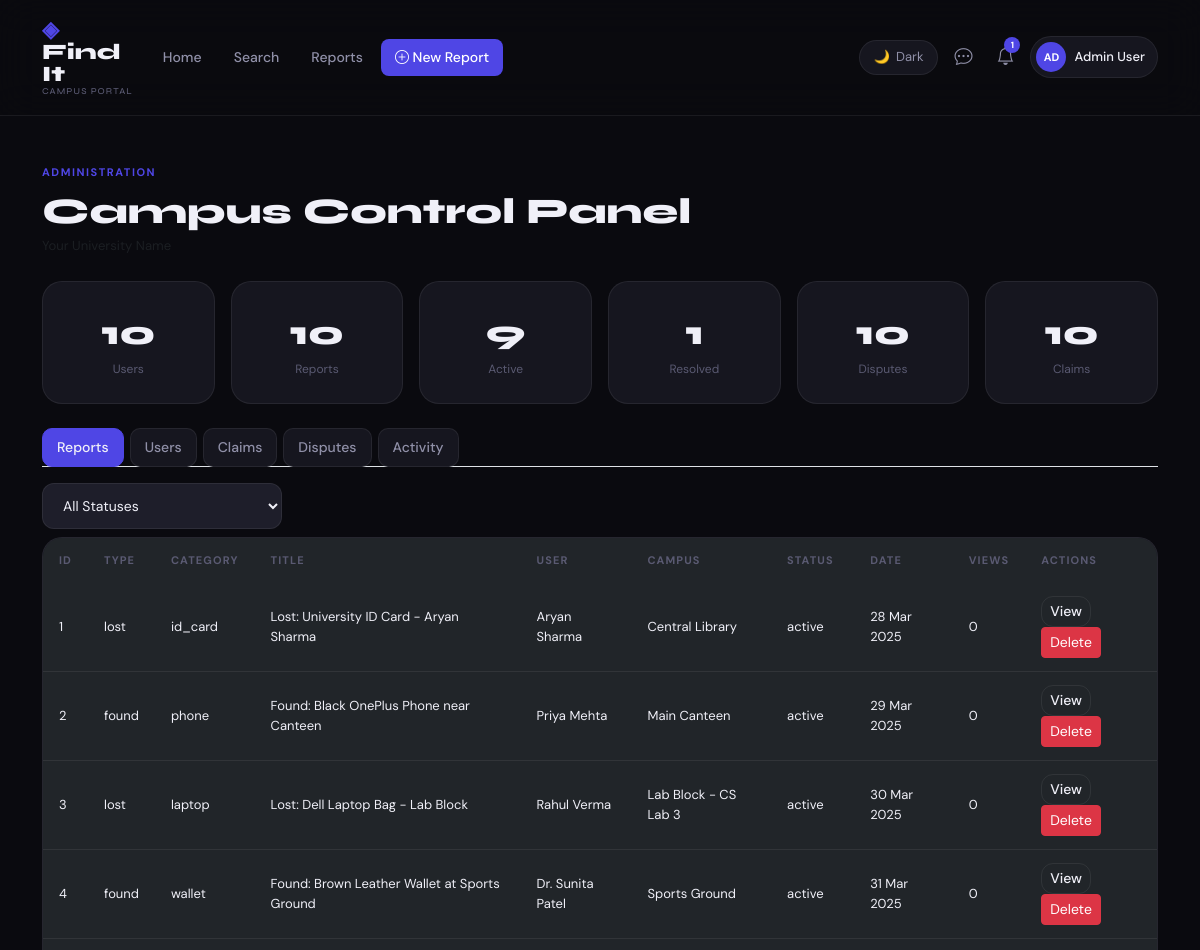
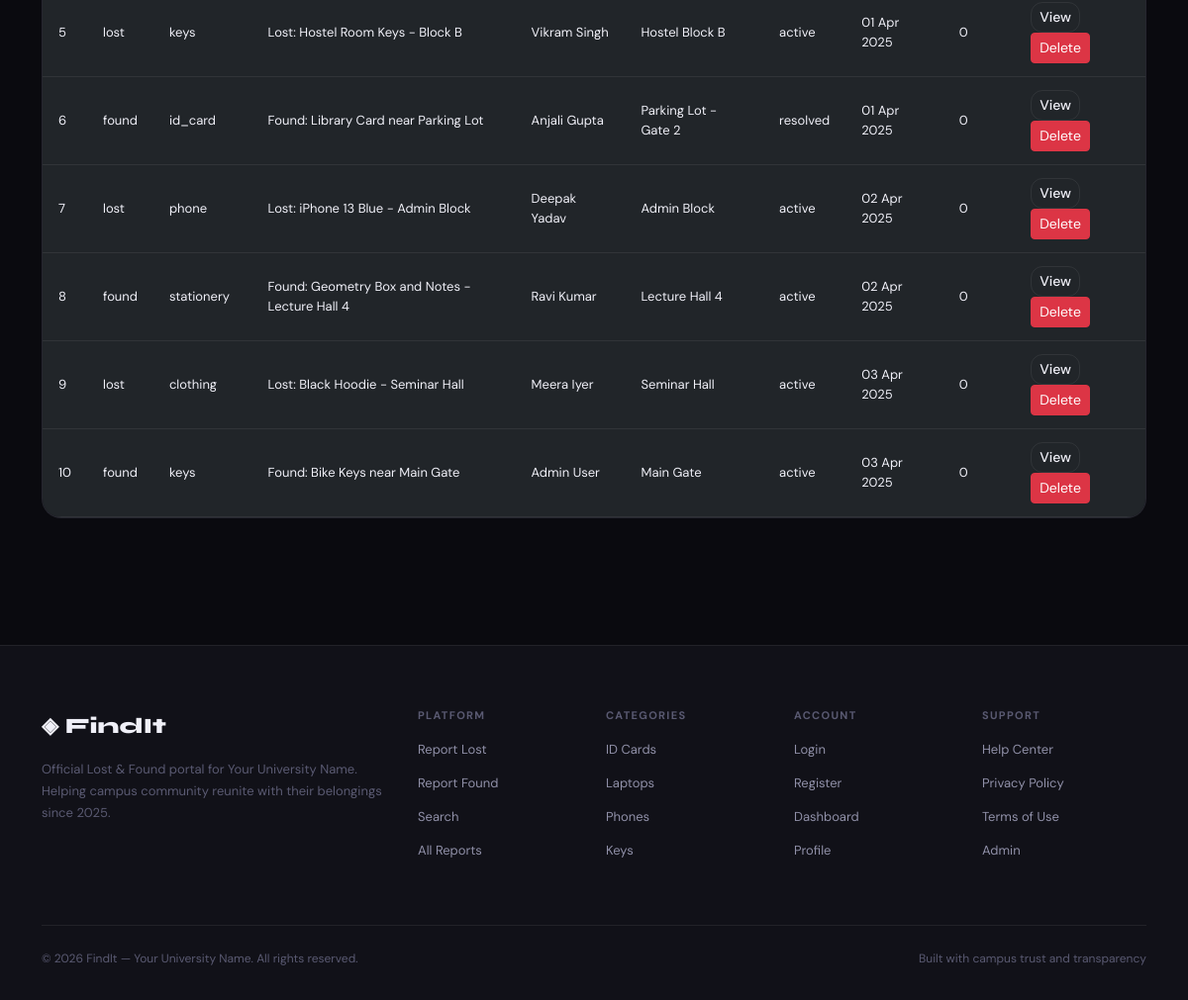
/admin.php (signed in), run on an earlier commit of the app's database (2 pictures, top to bottom).
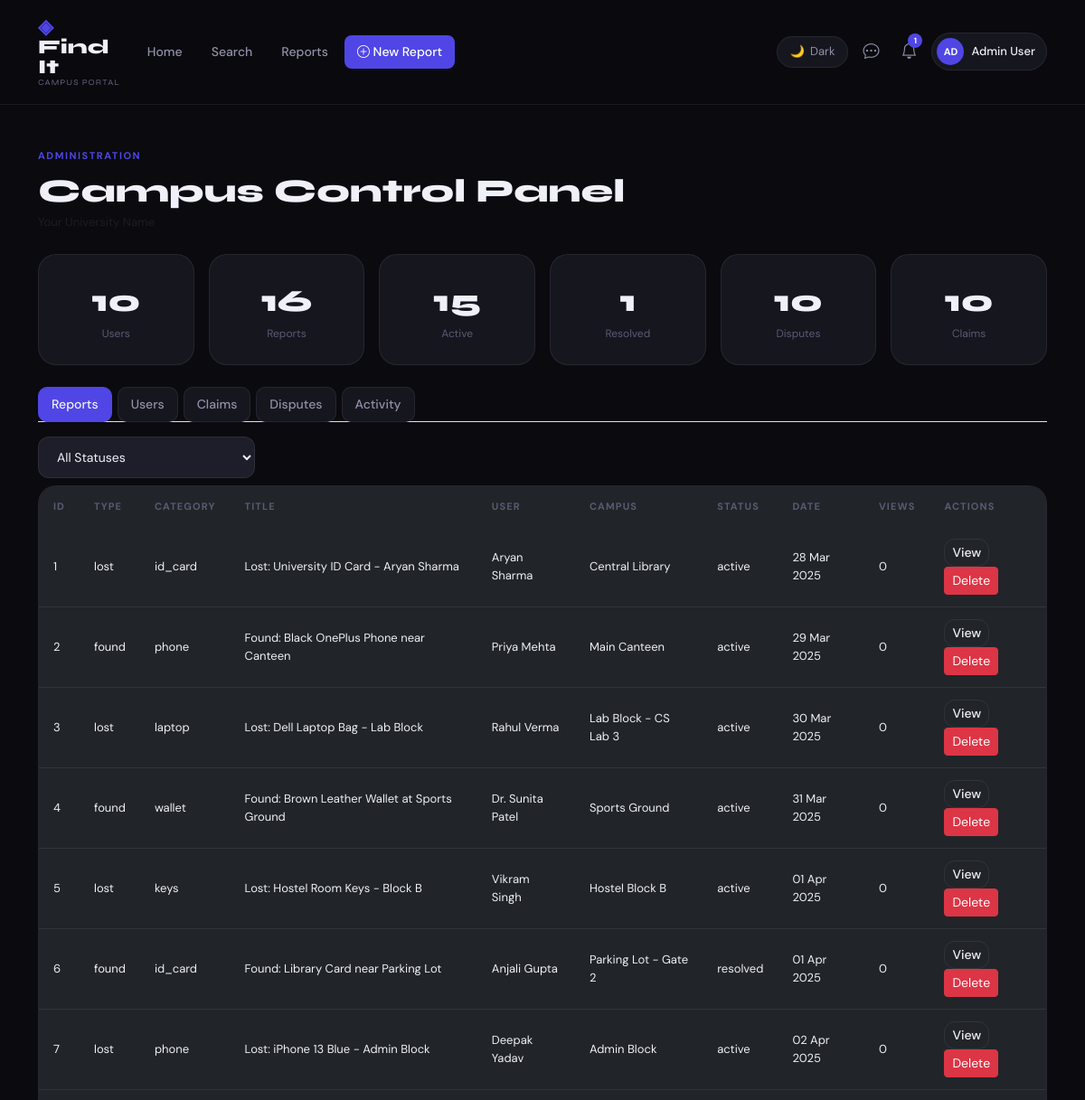
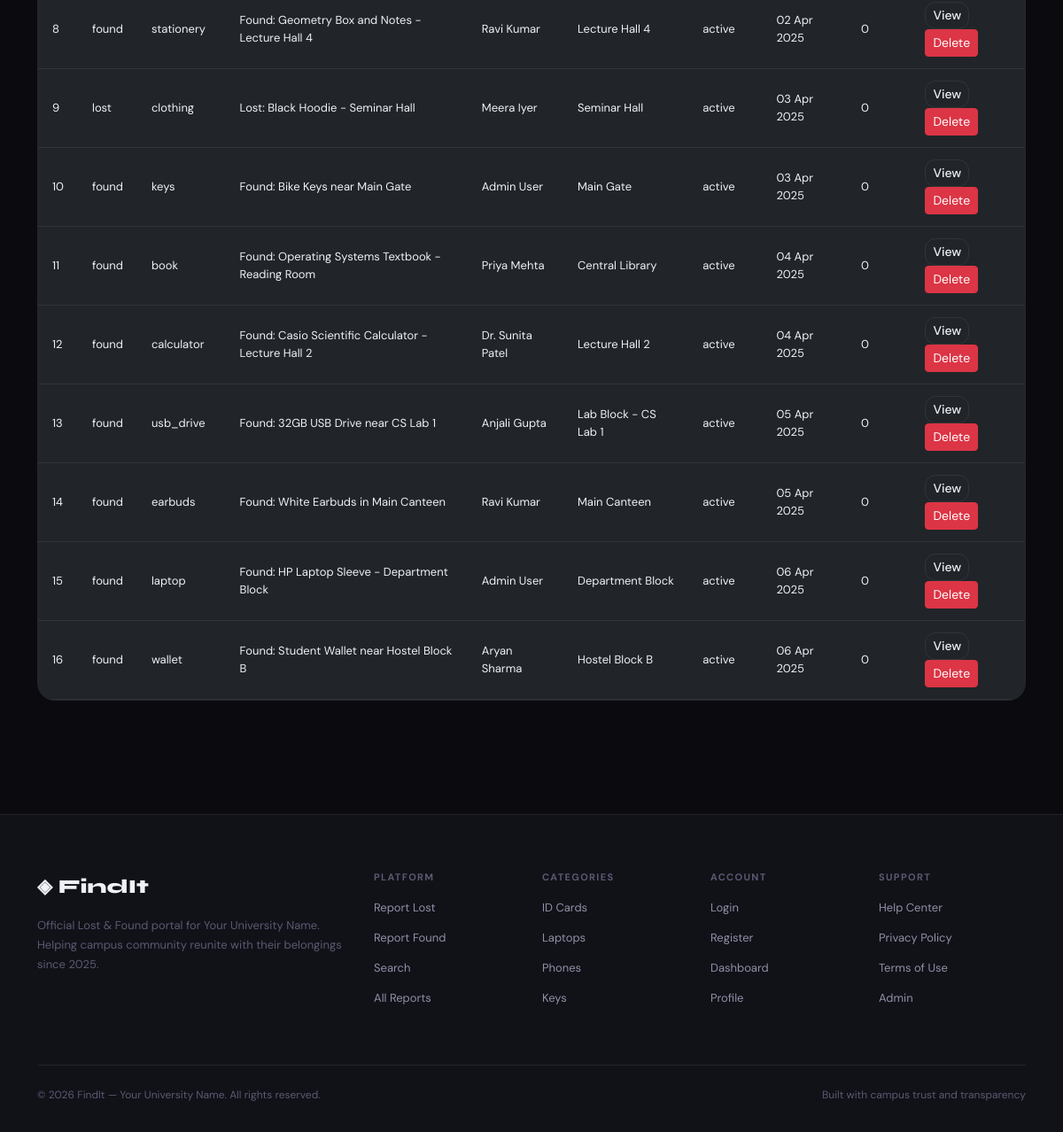
And on a later commit of the database (2 pictures, top to bottom).
### tables this page shows
CREATE TABLE claims (
  id                 INT UNSIGNED AUTO_INCREMENT PRIMARY KEY,
  report_id          INT UNSIGNED NOT NULL,
  claimant_id        INT UNSIGNED NOT NULL,
  secret_answer      VARCHAR(255),
  answer_correct     TINYINT(1) DEFAULT 0,
  verification_code  VARCHAR(8),
  code_entered       VARCHAR(8),
  reporter_confirmed TINYINT(1) DEFAULT 0,
  claimant_confirmed TINYINT(1) DEFAULT 0,
  proof_photo        VARCHAR(255),
  status             ENUM('pending','code_sent','verified','rejected','disputed') DEFAULT 'pending',
  created_at         TIMESTAMP DEFAULT CURRENT_TIMESTAMP,
  FOREIGN KEY (report_id) REFERENCES reports(id) ON DELETE CASCADE,
  FOREIGN KEY (claimant_id) REFERENCES users(id) ON DELETE CASCADE
);

CREATE TABLE reports (
  id              INT UNSIGNED AUTO_INCREMENT PRIMARY KEY,
  user_id         INT UNSIGNED NOT NULL,
  type            ENUM('lost','found') NOT NULL,
  category        ENUM('id_card','library_card','laptop','phone','wallet','keys','stationery','clothing','book','calculator','usb_drive','earbuds','other') NOT NULL,
  title           VARCHAR(255) NOT NULL,
  description     TEXT NOT NULL,
  photo           VARCHAR(255),
  campus_location VARCHAR(100) NOT NULL,
  latitude        DECIMAL(10,7),
  longitude       DECIMAL(10,7),
  date_occurred   DATE NOT NULL,
  time_occurred   TIME,
  contact_phone   VARCHAR(20),
  secret_question VARCHAR(255),
  secret_answer   VARCHAR(255),
  reward_offered  TINYINT(1) DEFAULT 0,
  reward_amount   DECIMAL(10,2),
  status          ENUM('active','claimed','verified','resolved','disputed','closed') DEFAULT 'active',
  views           INT DEFAULT 0,
  created_at      TIMESTAMP DEFAULT CURRENT_TIMESTAMP,
  FOREIGN KEY (user_id) REFERENCES users(id) ON DELETE CASCADE
);

CREATE TABLE users (
  id            INT UNSIGNED AUTO_INCREMENT PRIMARY KEY,
  student_id    VARCHAR(20) UNIQUE,
  name          VARCHAR(255) NOT NULL,
  email         VARCHAR(255) UNIQUE NOT NULL,
  password      VARCHAR(255) NOT NULL,
  phone         VARCHAR(20),
  role          ENUM('student','faculty','staff','security','admin') DEFAULT 'student',
  department    VARCHAR(100),
  avatar        VARCHAR(255),
  rating        DECIMAL(3,2) DEFAULT 0.00,
  rating_count  INT DEFAULT 0,
  is_verified   TINYINT(1) DEFAULT 0,
  created_at    TIMESTAMP DEFAULT CURRENT_TIMESTAMP
);

### includes/config.php (called while the page is built, shortened)
<?php
function h(?string $value): string
{
    return htmlspecialchars((string) $value, ENT_QUOTES, 'UTF-8');
}
function human_date(?string $date): string
{
    return date('d M Y', strtotime($date));
}
function report_location(array $report): string
{
    if (isset($report['campus_location']) && trim((string) $report['campus_location']) !== '') {
        return (string) $report['campus_location'];
    }
    return 'Campus';
}
?>

### admin.php (the view, shortened to what this page needs)
<?php
require_once __DIR__ . '/includes/db.php';
$stats = [
  'users' => (int) $pdo->query('SELECT COUNT(*) FROM users')->fetchColumn(),
  'reports' => (int) $pdo->query('SELECT COUNT(*) FROM reports')->fetchColumn(),
  'active' => (int) $pdo->query("SELECT COUNT(*) FROM reports WHERE status='active'")->fetchColumn(),
  'resolved' => (int) $pdo->query("SELECT COUNT(*) FROM reports WHERE status='resolved'")->fetchColumn(),
  'disputes' => (int) $pdo->query('SELECT COUNT(*) FROM disputes')->fetchColumn(),
  'claims' => (int) $pdo->query('SELECT COUNT(*) FROM claims')->fetchColumn(),
];
$statusFilter = $_GET['status'] ?? 'all';
$rSql = "SELECT r.*, u.name AS user_name FROM reports r JOIN users u ON r.user_id=u.id";
$rParams = [];
$rSql .= ' ORDER BY r.created_at DESC';
$reportsStmt = $pdo->prepare($rSql);
$reportsStmt->execute($rParams);
$reports = $reportsStmt->fetchAll();
$claims = $pdo->query('SELECT c.*, r.title AS report_title, ru.name AS reporter_name, cu.name AS claimant_name FROM claims c JOIN reports r ON c.report_id=r.id JOIN users ru ON r.user_id=ru.id JOIN users cu ON c.claimant_id=cu.id ORDER BY c.created_at DESC')->fetchAll();
include __DIR__ . '/includes/header.php';
include __DIR__ . '/includes/navbar.php';
?>
<div class="container py-5">
  <div class="d-flex justify-content-between align-items-center flex-wrap gap-2 mb-4">
    <div><span class="section-tag">Administration</span><h1 class="section-title mb-0">Campus Control Panel</h1><small class="text-muted"><?= h(UNIVERSITY) ?></small></div>
  </div>
  <div class="row g-3 mb-4">
    <div class="col-6 col-lg-2"><div class="dash-stat"><div class="dash-stat-value"><?= $stats['users'] ?></div><div class="dash-stat-label">Users</div></div></div>
    <div class="col-6 col-lg-2"><div class="dash-stat"><div class="dash-stat-value"><?= $stats['reports'] ?></div><div class="dash-stat-label">Reports</div></div></div>
    <div class="col-6 col-lg-2"><div class="dash-stat"><div class="dash-stat-value"><?= $stats['active'] ?></div><div class="dash-stat-label">Active</div></div></div>
    <div class="col-6 col-lg-2"><div class="dash-stat"><div class="dash-stat-value"><?= $stats['resolved'] ?></div><div class="dash-stat-label">Resolved</div></div></div>
    <div class="col-6 col-lg-2"><div class="dash-stat"><div class="dash-stat-value"><?= $stats['disputes'] ?></div><div class="dash-stat-label">Disputes</div></div></div>
    <div class="col-6 col-lg-2"><div class="dash-stat"><div class="dash-stat-value"><?= $stats['claims'] ?></div><div class="dash-stat-label">Claims</div></div></div>
  </div>
  <ul class="nav nav-tabs mb-3">
    <li class="nav-item"><button class="nav-link active" data-bs-toggle="tab" data-bs-target="#admin-reports" type="button">Reports</button></li>
    <li class="nav-item"><button class="nav-link" data-bs-toggle="tab" data-bs-target="#admin-users" type="button">Users</button></li>
    <li class="nav-item"><button class="nav-link" data-bs-toggle="tab" data-bs-target="#admin-claims" type="button">Claims</button></li>
    <li class="nav-item"><button class="nav-link" data-bs-toggle="tab" data-bs-target="#admin-disputes" type="button">Disputes</button></li>
    <li class="nav-item"><button class="nav-link" data-bs-toggle="tab" data-bs-target="#admin-activity" type="button">Activity</button></li>
  </ul>
  <div class="tab-content">
    <div class="tab-pane fade show active" id="admin-reports">
      <form method="get" class="mb-2" style="max-width:240px;">
        <select name="status" class="form-custom" onchange="this.form.submit()">
          <option value="all" <?= $statusFilter === 'all' ? 'selected' : '' ?>>All Statuses</option>
        </select>
      </form>
      <div class="table-responsive admin-table"><table class="table table-dark mb-0"><thead><tr><th>ID</th><th>Type</th><th>Category</th><th>Title</th><th>User</th><th>Campus</th><th>Status</th><th>Date</th><th>Views</th><th>Actions</th></tr></thead><tbody>
        <?php foreach ($reports as $r): ?>
          <tr><td><?= (int) $r['id'] ?></td><td><?= h($r['type']) ?></td><td><?= h($r['category']) ?></td><td><?= h($r['title']) ?></td><td><?= h($r['user_name']) ?></td><td><?= h(report_location($r)) ?></td><td><?= h($r['status']) ?></td><td><?= h(human_date($r['date_occurred'])) ?></td><td><?= (int) $r['views'] ?></td><td>
            <a class="btn btn-sm btn-outline-custom" href="<?= BASE_URL ?>report-detail.php?id=<?= (int) $r['id'] ?>">View</a>
            <form method="post" class="d-inline delete-form"><button class="btn btn-sm btn-danger btn-delete" type="submit">Delete</button></form>
          </td></tr>
        <?php endforeach; ?>
      </tbody></table></div>
    </div>
  </div>
</div>
<?php include __DIR__ . '/includes/footer.php'; ?>

### includes/header.php (shortened to what this page needs)
<?php
require_once __DIR__ . '/config.php';
?>
<!DOCTYPE html>
<html lang="en">
<head>
  <link href="https://cdn.jsdelivr.net/npm/bootstrap@5.3.2/dist/css/bootstrap.min.css" rel="stylesheet">
  <link href="https://cdn.jsdelivr.net/npm/bootstrap-icons@1.11.0/font/bootstrap-icons.css" rel="stylesheet">
  <link href="https://unpkg.com/leaflet@1.9.4/dist/leaflet.css" rel="stylesheet">
  <link href="<?= BASE_URL ?>assets/css/custom.css" rel="stylesheet">
</head>
<body>

### includes/navbar.php (shortened to what this page needs)
<?php
require_once __DIR__ . '/db.php';
$unreadNotif = 0;
if (isset($_SESSION['user_id'])) {
    $s = $pdo->prepare('SELECT COUNT(*) FROM notifications WHERE user_id = ? AND is_read = 0');
    $s->execute([$_SESSION['user_id']]);
    $unreadNotif = (int) $s->fetchColumn();
}
$currentPage = basename($_SERVER['PHP_SELF']);
?>
<nav class="navbar navbar-expand-lg navbar-custom sticky-top">
  <div class="container">
    <a class="navbar-brand" href="<?= BASE_URL ?>index.php">
      <span class="brand-icon">◈</span> Find<strong>It</strong>
      <small class="brand-sub">Campus Portal</small>
    </a>
    <div class="collapse navbar-collapse" id="navMenu">
      <ul class="navbar-nav me-auto gap-1">
        <li class="nav-item"><a class="nav-link <?= $currentPage === 'index.php' ? 'active' : '' ?>" href="<?= BASE_URL ?>index.php">Home</a></li>
        <li class="nav-item"><a class="nav-link <?= $currentPage === 'search.php' ? 'active' : '' ?>" href="<?= BASE_URL ?>search.php">Search</a></li>
        <li class="nav-item"><a class="nav-link <?= $currentPage === 'reports.php' ? 'active' : '' ?>" href="<?= BASE_URL ?>reports.php">Reports</a></li>
        <?php if (isset($_SESSION['user_id'])): ?>
          <li class="nav-item"><a class="nav-link btn-accent-nav <?= $currentPage === 'create-report.php' ? 'active' : '' ?>" href="<?= BASE_URL ?>create-report.php"><i class="bi bi-plus-circle"></i> New Report</a></li>
        <?php endif; ?>
      </ul>
      <div class="d-flex align-items-center gap-2">
        <button class="theme-toggle" id="theme-toggle" type="button">
          <span id="theme-icon">☀️</span>
          <span id="theme-label" class="d-none d-lg-inline">Light</span>
        </button>
        <?php if (isset($_SESSION['user_id'])): ?>
          <a href="<?= BASE_URL ?>dashboard.php" class="nav-icon-btn position-relative" title="Chats">
            <i class="bi bi-chat-dots"></i>
          </a>
          <a href="<?= BASE_URL ?>dashboard.php#notifications" class="nav-icon-btn position-relative" title="Notifications">
            <i class="bi bi-bell"></i>
            <?php if ($unreadNotif > 0): ?><span class="notif-badge"><?= $unreadNotif ?></span><?php endif; ?>
          </a>
          <div class="dropdown">
            <button class="user-menu-btn dropdown-toggle" data-bs-toggle="dropdown" type="button" aria-expanded="false">
              <div class="avatar-sm"><?= h(strtoupper(substr($_SESSION['user_name'], 0, 2))) ?></div>
              <span class="d-none d-lg-inline"><?= h($_SESSION['user_name']) ?></span>
            </button>
          </div>
        <?php else: ?>
          <a href="<?= BASE_URL ?>login.php" class="btn btn-outline-custom btn-sm">Login</a>
          <a href="<?= BASE_URL ?>register.php" class="btn btn-accent btn-sm">Register</a>
        <?php endif; ?>
      </div>
    </div>
  </div>
</nav>

### includes/footer.php (shortened to what this page needs)
<?php require_once __DIR__ . '/config.php'; ?>
<footer class="site-footer">
  <div class="container">
    <div class="row g-4">
      <div class="col-lg-4">
        <div class="footer-brand">◈ Find<strong>It</strong></div>
        <p class="footer-desc">Official Lost &amp; Found portal for <?= h(UNIVERSITY) ?>. Helping campus community reunite with their belongings since 2025.</p>
      </div>
      <div class="col-6 col-lg-2">
        <h6 class="footer-heading">Platform</h6>
        <ul class="footer-links">
          <li><a href="<?= BASE_URL ?>create-report.php">Report Lost</a></li>
          <li><a href="<?= BASE_URL ?>create-report.php?type=found">Report Found</a></li>
          <li><a href="<?= BASE_URL ?>search.php">Search</a></li>
          <li><a href="<?= BASE_URL ?>reports.php">All Reports</a></li>
        </ul>
      </div>
      <div class="col-6 col-lg-2">
        <h6 class="footer-heading">Categories</h6>
        <ul class="footer-links">
          <li><a href="<?= BASE_URL ?>search.php?category=id_card">ID Cards</a></li>
          <li><a href="<?= BASE_URL ?>search.php?category=laptop">Laptops</a></li>
          <li><a href="<?= BASE_URL ?>search.php?category=phone">Phones</a></li>
          <li><a href="<?= BASE_URL ?>search.php?category=keys">Keys</a></li>
        </ul>
      </div>
      <div class="col-6 col-lg-2">
        <h6 class="footer-heading">Account</h6>
        <ul class="footer-links">
          <li><a href="<?= BASE_URL ?>login.php">Login</a></li>
          <li><a href="<?= BASE_URL ?>register.php">Register</a></li>
          <li><a href="<?= BASE_URL ?>dashboard.php">Dashboard</a></li>
          <li><a href="<?= BASE_URL ?>profile.php">Profile</a></li>
        </ul>
      </div>
      <div class="col-6 col-lg-2">
        <h6 class="footer-heading">Support</h6>
        <ul class="footer-links">
          <li><a href="#">Help Center</a></li>
          <li><a href="#">Privacy Policy</a></li>
          <li><a href="#">Terms of Use</a></li>
          <li><a href="<?= BASE_URL ?>admin.php">Admin</a></li>
        </ul>
      </div>
    </div>
    <div class="footer-bottom">
      <span>© 2026 FindIt — <?= h(UNIVERSITY) ?>. All rights reserved.</span>
      <span>Built with campus trust and transparency</span>
    </div>
  </div>
</footer>
<div id="toast-container" class="toast-container position-fixed top-0 end-0 p-3"></div>
</body>
</html>

What changed in the data, as far as the page shows it:
no longer on this page (row unchanged): claims: claimant "10", answer_correct "1"
added reports: id "11", type "found", category "book", title "Found: Operating Systems Textbook - Reading Room", user.name "Priya Mehta", campus_location "Central Library", status "active", date_occurred "04 Apr 2025", views "0"
added reports: id "12", type "found", category "calculator", title "Found: Casio Scientific Calculator - Lecture Hall 2", user.name "Dr. Sunita Patel", campus_location "Lecture Hall 2", status "active", date_occurred "04 Apr 2025", views "0"
added reports: id "13", type "found", category "usb_drive", title "Found: 32GB USB Drive near CS Lab 1", user.name "Anjali Gupta", campus_location "Lab Block - CS Lab 1", status "active", date_occurred "05 Apr 2025", views "0"
added reports: id "14", type "found", category "earbuds", title "Found: White Earbuds in Main Canteen", user.name "Ravi Kumar", campus_location "Main Canteen", status "active", date_occurred "05 Apr 2025", views "0"
added reports: id "15", type "found", category "laptop", title "Found: HP Laptop Sleeve - Department Block", user.name "Admin User", campus_location "Department Block", status "active", date_occurred "06 Apr 2025", views "0"
added reports: id "16", type "found", category "wallet", title "Found: Student Wallet near Hostel Block B", user.name "Aryan Sharma", campus_location "Hostel Block B", status "active", date_occurred "06 Apr 2025", views "0"
Also different on the page:
$stats['users']: (not shown) → "10"
$stats['reports']: (not shown) → "16"
$stats['active']: "9" → "15"
$stats['resolved']: (not shown) → "1"
$stats['disputes']: (not shown) → "10"
$stats['claims']: (not shown) → "10"
